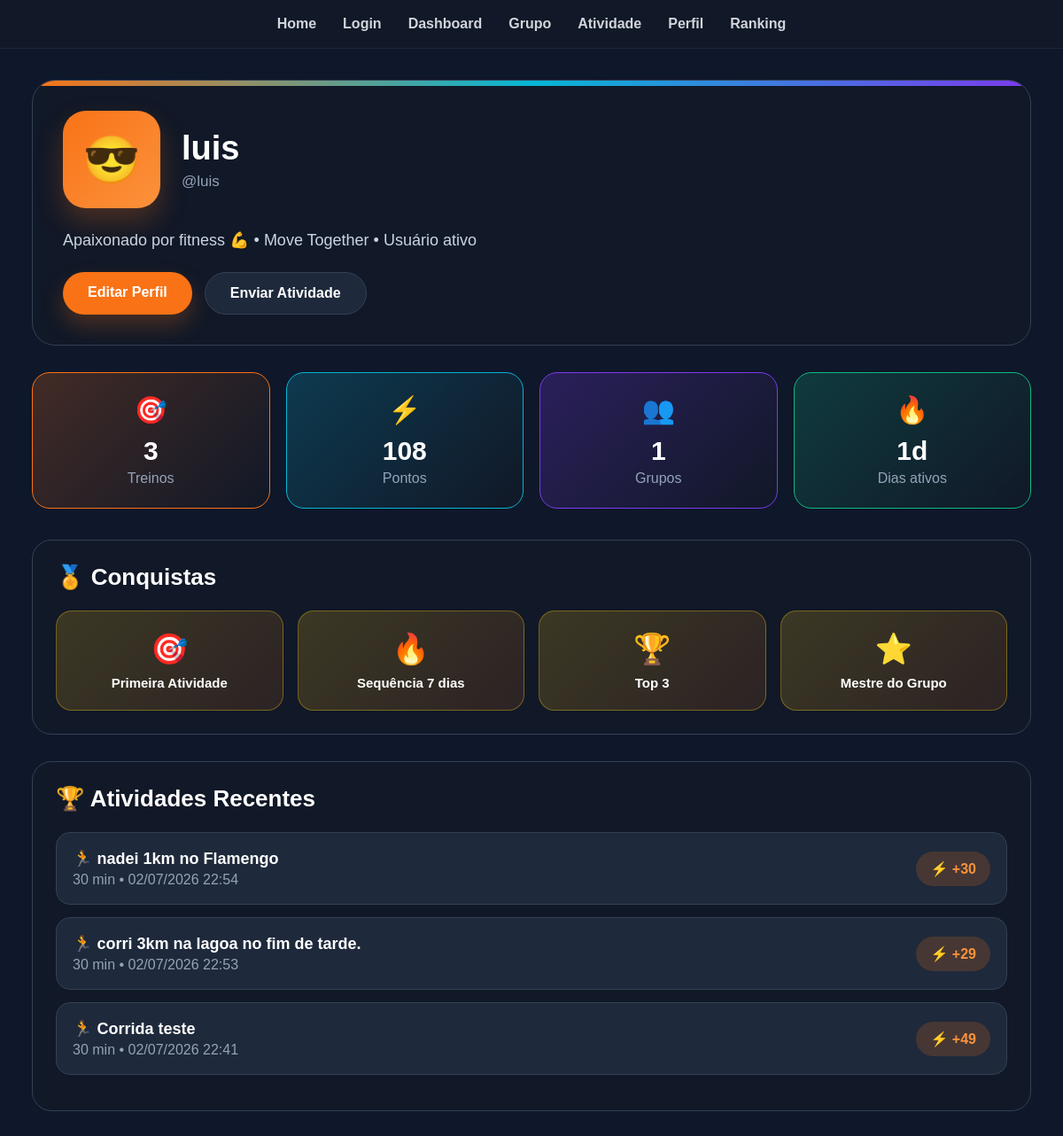
Page /perfil/ (signed in) on the committed database.
### core/models.py (models this page shows, shortened)
class Activity(models.Model):
    user = models.ForeignKey(User, on_delete=models.CASCADE, related_name='activities')
    group = models.ForeignKey(Group, on_delete=models.CASCADE, related_name='group_activities')
    image = models.ImageField(upload_to='activities/%Y/%m/%d/', blank=True, null=True)
    description = models.TextField(blank=True, null=True)
    duration_minutes = models.PositiveIntegerField(default=0)
    points_earned = models.IntegerField(default=0)
    created_at = models.DateTimeField(auto_now_add=True)
    class Meta:
        ordering = ['-created_at']

### core/views.py (the view)
# urls.py: path('perfil/', perfil),
@login_required
def perfil(request):
    usuario = request.user
    atividades = Activity.objects.filter(
        user=usuario
    ).order_by('-created_at')
    total_pontos = atividades.aggregate(
        total=Sum('points_earned')
    )['total'] or 0
    total_treinos = atividades.count()
    total_grupos = atividades.values('group').distinct().count()
    dias_ativos = len(set(
        atividade.created_at.date() for atividade in atividades
    ))
    return render(
        request,
        'core/perfil.html',
        {
            "usuario": usuario,
            "atividades": atividades,
            "total_pontos": total_pontos,
            "total_treinos": total_treinos,
            "total_grupos": total_grupos,
            "dias_ativos": dias_ativos,
        }
    )

### core/templates/core/perfil.html (shortened to what this page needs)
<!DOCTYPE html>
<html lang="pt-br">
<head>
</head>
<body>
<nav>
    <a href="/">Home</a>
    <a href="/login/">Login</a>
    <a href="/dashboard/">Dashboard</a>
    <a href="/grupo/">Grupo</a>
    <a href="/atividade/">Atividade</a>
    <a href="/perfil/">Perfil</a>
    <a href="/ranking/">Ranking</a>
</nav>
<div class="container">
    <section class="perfil-header">
        <div class="perfil-topo">
            <div class="avatar">
                😎
            </div>
            <div class="perfil-info">
                <h1>{{ usuario.username }}</h1>
               <span>@{{ usuario.username }}</span>
            </div>
        </div>
        <p class="perfil-descricao">
Apaixonado por fitness 💪 • Move Together • Usuário ativo        </p>
        <div class="perfil-actions">
            <a href="#" class="btn btn-orange">Editar Perfil</a>
            <a href="/atividade/" class="btn btn-dark">Enviar Atividade</a>
        </div>
    </section>
    <section class="stats">
        <div class="stat-card laranja">
            <span class="icone">🎯</span>
<h2>{{ total_treinos }}</h2>            <p>Treinos</p>
        </div>
        <div class="stat-card azul">
            <span class="icone">⚡</span>
            <h2>{{ total_pontos }}</h2>
            <p>Pontos</p>
        </div>
        <div class="stat-card roxo">
            <span class="icone">👥</span>
            <h2>{{ total_grupos }}</h2>
            <p>Grupos</p>
        </div>
        <div class="stat-card verde">
            <span class="icone">🔥</span>
            <h2>{{ dias_ativos }}d</h2>
            <p>Dias ativos</p>
        </div>
    </section>
    <section class="secao">
        <h2>🏅 Conquistas</h2>
        <div class="conquistas">
            <div class="conquista">
                <span>🎯</span>
                <strong>Primeira Atividade</strong>
            </div>
            <div class="conquista">
                <span>🔥</span>
                <strong>Sequência 7 dias</strong>
            </div>
            <div class="conquista">
                <span>🏆</span>
                <strong>Top 3</strong>
            </div>
            <div class="conquista">
                <span>⭐</span>
                <strong>Mestre do Grupo</strong>
            </div>
        </div>
    </section>
    <section class="secao">
        <h2>🏆 Atividades Recentes</h2>
        {% for atividade in atividades %}
<div class="atividade-item">
    <div class="atividade-info">
        <strong>🏃 {{ atividade.description }}</strong>
        <span>{{ atividade.duration_minutes }} min • {{ atividade.created_at|date:"d/m/Y H:i" }}</span>
    </div>
    <div class="pontos">⚡ +{{ atividade.points_earned }}</div>
</div>
{% empty %}
<p>Nenhuma atividade cadastrada ainda.</p>
{% endfor %}
</body>
</html>

### core/templates/core/perfil.html (style rules this page uses)
* { margin: 0; padding: 0; box-sizing: border-box; }
body { font-family: Arial, Helvetica, sans-serif; background: #0f172a; color: white; }
nav { background: #111827; display: flex; justify-content: center; align-items: center; gap: 30px; padding: 18px; flex-wrap: wrap; border-bottom: 1px solid #1f2937; }
nav a { color: #d1d5db; text-decoration: none; font-weight: bold; font-size: 16px; transition: .3s; }
.container { width: 94%; max-width: 1600px; margin: 35px auto; }
.perfil-header { background: #111827; border: 1px solid #334155; border-radius: 26px; padding: 34px; margin-bottom: 30px; position: relative; overflow: hidden; }
.perfil-header::before { content: ""; position: absolute; top: 0; left: 0; height: 6px; width: 100%; background: linear-gradient(90deg, #f97316, #06b6d4, #7c3aed); }
.perfil-topo { display: flex; align-items: center; gap: 24px; margin-bottom: 25px; }
.avatar { width: 110px; height: 110px; border-radius: 26px; background: linear-gradient(135deg, #f97316, #fb923c); display: flex; align-items: center; justify-content: center; font-size: 52px; box-shadow: 0 15px 30px rgba(249,115,22,.25); }
.perfil-info h1 { font-size: 38px; margin-bottom: 6px; }
.perfil-info span { color: #94a3b8; font-size: 17px; }
.perfil-descricao { color: #cbd5e1; font-size: 18px; margin-bottom: 25px; }
.perfil-actions { display: flex; gap: 14px; flex-wrap: wrap; }
.btn { display: inline-block; padding: 14px 28px; border-radius: 999px; font-weight: bold; text-decoration: none; transition: .3s; }
.btn-orange { background: #f97316; color: white; box-shadow: 0 12px 25px rgba(249,115,22,.25); }
.btn-dark { background: #1e293b; color: white; border: 1px solid #334155; }
.stats { display: grid; grid-template-columns: repeat(4, 1fr); gap: 18px; margin-bottom: 35px; }
.stat-card { background: #111827; border: 1px solid #334155; border-radius: 20px; padding: 24px; text-align: center; }
.stat-card .icone { font-size: 30px; display: block; margin-bottom: 12px; }
.stat-card h2 { font-size: 30px; margin-bottom: 5px; }
.stat-card p { color: #94a3b8; }
.laranja { border-color: #f97316; background: linear-gradient(135deg, rgba(249,115,22,.22), #111827); }
.azul { border-color: #06b6d4; background: linear-gradient(135deg, rgba(6,182,212,.22), #111827); }
.roxo { border-color: #7c3aed; background: linear-gradient(135deg, rgba(124,58,237,.25), #111827); }
.verde { border-color: #10b981; background: linear-gradient(135deg, rgba(16,185,129,.22), #111827); }
.secao { background: #111827; border: 1px solid #334155; border-radius: 22px; padding: 26px; margin-bottom: 30px; }
.secao h2 { font-size: 26px; margin-bottom: 22px; }
.conquistas { display: grid; grid-template-columns: repeat(4, 1fr); gap: 16px; }
.conquista { background: linear-gradient(135deg, rgba(250,204,21,.18), rgba(249,115,22,.12)); border: 1px solid rgba(250,204,21,.35); border-radius: 18px; padding: 22px; text-align: center; }
.conquista span { font-size: 34px; display: block; margin-bottom: 10px; }
.conquista strong { display: block; font-size: 15px; }
.atividade-item { display: flex; justify-content: space-between; align-items: center; background: #1e293b; border: 1px solid #334155; padding: 18px; border-radius: 16px; margin-bottom: 14px; }
.atividade-info strong { display: block; font-size: 18px; margin-bottom: 4px; }
.atividade-info span { color: #94a3b8; }
.pontos { background: rgba(249,115,22,.18); color: #fb923c; padding: 10px 16px; border-radius: 999px; font-weight: bold; }

### rows in the picture
Activity: description "nadei 1km no Flamengo", duration_minutes "30", created_at "02/07/2026 22:54", points_earned "30"
Activity: description "corri 3km na lagoa no fim de tarde.", duration_minutes "30", created_at "02/07/2026 22:53", points_earned "29"
Activity: description "Corrida teste", duration_minutes "30", created_at "02/07/2026 22:41", points_earned "49"

### other values in the picture
{{ usuario.username }} "luis"
{{ total_treinos }} "3"
{{ total_pontos }} "108"
{{ total_grupos }} "1"
{{ dias_ativos }} "1"
